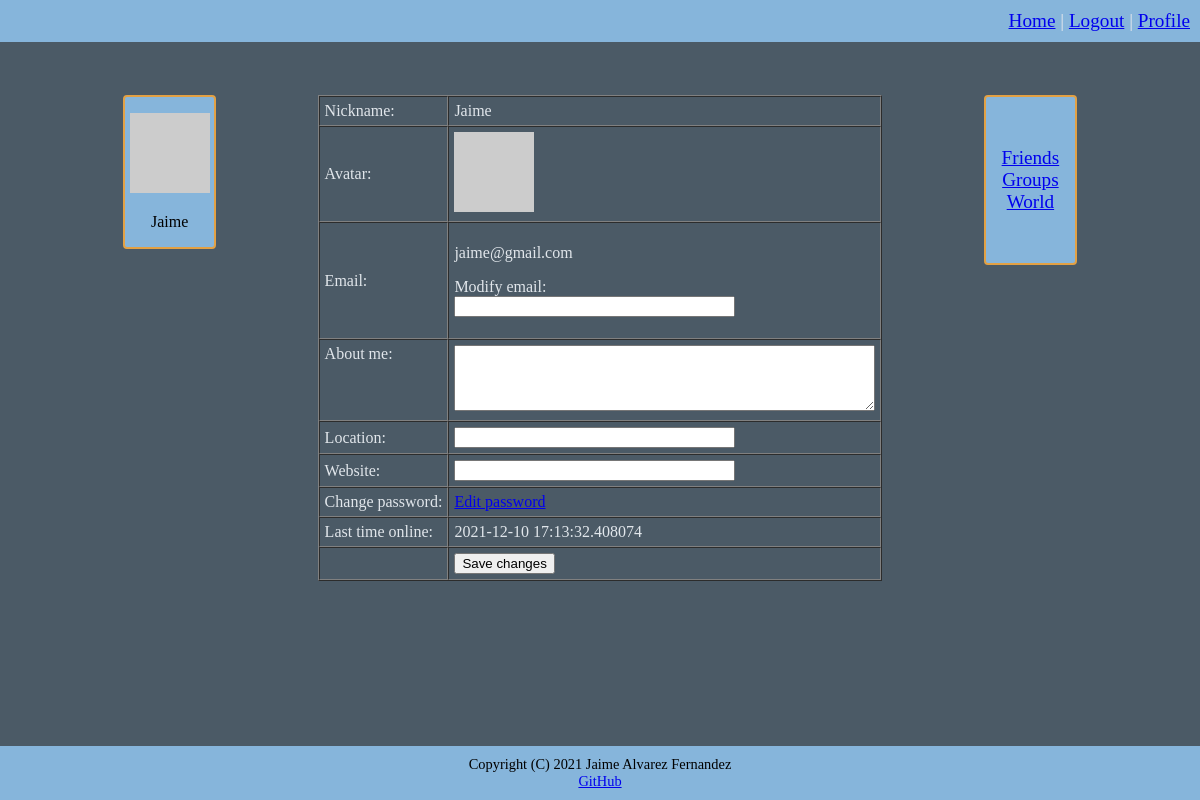
The app's page /profile (signed in), older data.
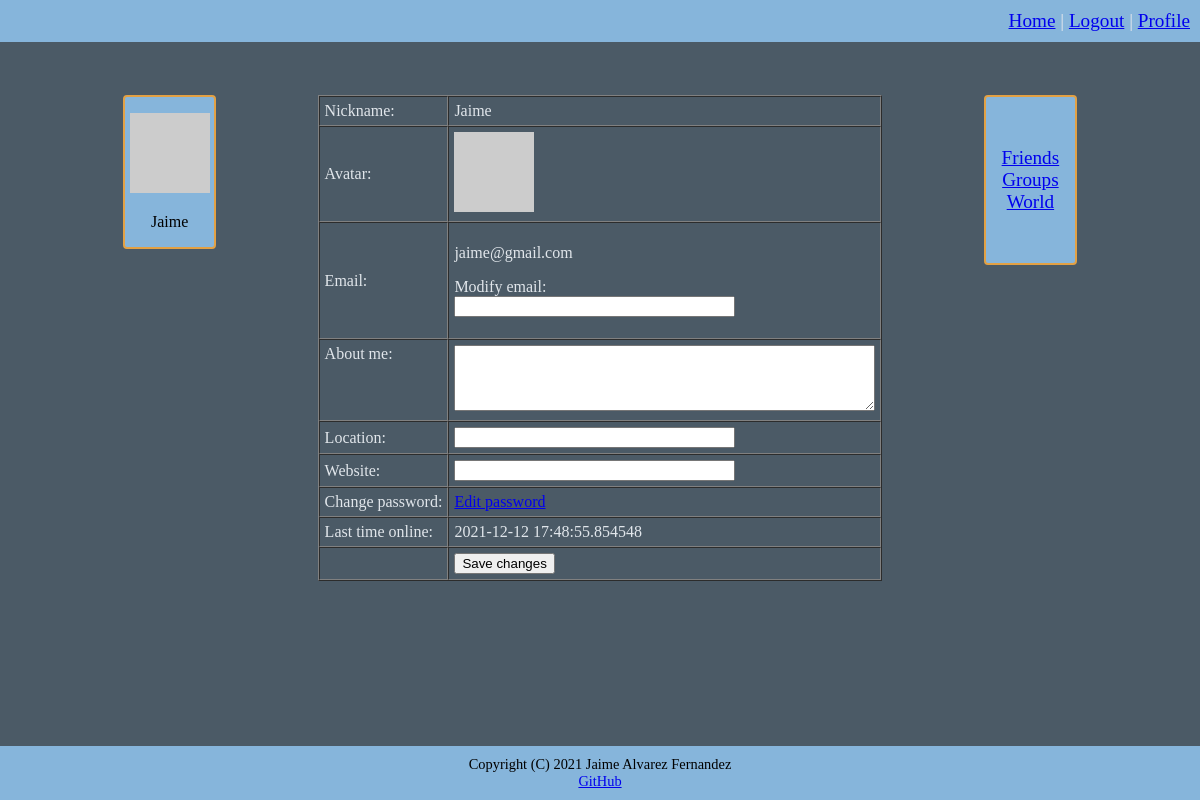
The same page, newer data.
### connect/models.py (models this page shows, shortened)
class User(UserMixin, db.Model):
    id = db.Column(db.Integer, primary_key=True)
    username = db.Column(db.String(64), index=True, unique=True)
    email = db.Column(db.String(120), index=True, unique=True)
    password = db.Column(db.String(128))
    about_me = db.Column(db.String(140))
    location = db.Column(db.String(64))
    website = db.Column(db.String(120))
    last_seen = db.Column(db.DateTime, default=datetime.datetime.utcnow)
    def avatar(self, size):
        digest = md5(self.email.lower().encode('utf-8')).hexdigest()
        return f'https://www.gravatar.com/avatar/{digest}?d=identicon&s={size}'

### connect/routing.py (the view)
@app.route('/profile', methods=['GET', 'POST'])
@flask_login.login_required
def profile():
    form = forms.EditProfileForm()
    if form.validate_on_submit():
        if form.user_email.data != '':
            flask_login.current_user.email = form.user_email.data
        flask_login.current_user.about_me = form.about_me.data
        flask_login.current_user.location = form.location.data
        flask_login.current_user.website = form.website.data
        db.session.commit()
        flask.flash('Your changes have been saved.')
        return flask.redirect(flask.url_for('profile'))
    elif flask.request.method == 'GET':
        form.user_email.data = ''
        form.about_me.data = flask_login.current_user.about_me
        form.website.data = flask_login.current_user.website
        form.location.data = flask_login.current_user.location
    return flask.render_template('profile.html', user=flask_login.current_user, form=form, title='Profile')

### connect/forms.py (shortened to what this page needs)
class EditProfileForm(FlaskForm):
    user_email = wtforms.StringField('Email', validators=[validators.Optional(),
                                                          validators.Regexp(r'^[a-zA-Z0-9_.]+@[a-zA-Z0-9_.]+$',
                                                                            message='Please enter a valid email')])
    about_me = wtforms.TextAreaField('About me', validators=[validators.Length(min=0, max=140)])
    submit = wtforms.SubmitField('Save changes')
    location = wtforms.StringField('Location', validators=[validators.Optional()])
    website = wtforms.StringField('Website', validators=[validators.Optional()])

### connect/models.py (called while the page is built)
@login.user_loader
def load_user(user_id):
    return User.query.get(int(user_id))

### connect/routing.py (called while the page is built)
@app.before_request
def before_request():
    if flask_login.current_user.is_authenticated:
        flask_login.current_user.last_seen = datetime.datetime.utcnow()
        db.session.commit()

### connect/templates/profile.html (shortened to what this page needs)
{% extends "general_template.html" %}
{% block content %}
    <div id="profile">
        <form action="" method="post" novalidate>
            <table cellspacing="0" cellpadding="5" border="1">
                <tr>
                    <td>Nickname:</td>
                    <td>{{ user.username }}</td>
                </tr>
                <tr>
                    <td>Avatar:</td>
                    <td><img src="{{ user.avatar(80) }}"></td>
                </tr>
                <tr>
                    <td>{{ form.user_email.label }}:</td>
                    <td>
                        <p>
                            {{ user.email }}
                        </p>
                        <p>
                            Modify email:<br>
                            {{ form.user_email(size=32, autocomplete=off) }}
                        </p>
                    </td>
                </tr>
                <tr>
                    <td valign="top">{{ form.about_me.label }}:</td>
                    <td>
                        {{ form.about_me(cols=50, rows=4) }}<br>
                    </td>
                </tr>
                <tr>
                    <td>
                        {{ form.location.label }}:
                    </td>
                    <td>
                        {{ form.location(size=32) }}
                    </td>
                </tr>
                <tr>
                    <td>
                        {{ form.website.label }}:
                    </td>
                    <td>{{ form.website(size=32) }}</a></td>
                </tr>
                <tr valign="top">
                    <td>Change password:</td>
                    <td>
                         <a href="{{url_for('change_password')}}">Edit password</a>
                    </td>
                </tr>
                <tr>
                    <td>Last time online:</td>
                    <td>{% if user.last_seen %}{{ user.last_seen }}{% endif %}</td>
                </tr>
                <tr>
                    <td></td>
                    <td>{{ form.submit() }}</td>
                </tr>
            </table>
        </form>
    </div>
{% endblock %}

### connect/templates/general_template.html (shortened to what this page needs)
<!DOCTYPE html>
<html lang="en">
<head>
    <link href="{{ url_for('static', filename='css/style.css') }}" rel="stylesheet" type="text/css" />
</head>
<body>
<header>
    <nav>
    <a href="{{ url_for('index') }}">Home</a> |
    {% if current_user.is_anonymous %}
    <a href="{{ url_for('login') }}">Login</a> |
    <a href="{{ url_for('sign_in') }}">Register</a>
    {% else %}
    <a href="{{ url_for('logout') }}">Logout</a> |
    <a href="{{ url_for('profile') }}">Profile</a>
    {% endif %}
    </nav>
</header>
<div id="main_table">
    <table border="0" width="100%">
        <tr>
            <td width="10%" valign="top">
                {% if current_user.is_authenticated %}
                <div id="left_side">
                    {% include '_profile.html' %}
                </div>
                {% endif %}
            </td>
            <td width="80%" align="center">
                {% block content %}{% endblock %}
            </td>
            <td width="10%" valign="top">
                {% if current_user.is_authenticated %}
                <div id="right_side">
                    {% include '_links.html' %}
                </div>
                {% endif %}
            </td>
        </tr>
    </table>
</div>
<footer>
    Copyright (C) 2021 Jaime Alvarez Fernandez<br>
    <a href="https://github.com/Jaime-alv">GitHub</a>
</footer>
</body>
</html>

### connect/templates/_profile.html (shortened to what this page needs)
<p>
    <img src="{{ current_user.avatar(128) }}">
</p>
<p>
    {{ current_user.username }}
</p>

### connect/templates/_links.html
<a href="friends">Friends</a><br>
<a href="groups">Groups</a><br>
<a href="messages">World</a>

### connect/static/css/style.css (style rules this page uses)
body { font-family: Verdana; background: #4b5a66; color: #e1e6eb; min-height: 100vh; margin: 0; }
footer { min-height:20px; background:PapayaWhip; color: black; font-size:90%; text-align:center; padding:10px; background: #86b5db; }
header { text-align:right; font-size: 120%; background: #86b5db; padding:10px; }
#main_table { margin: 50px 10% 0px 10%; }
#right_side { margin: 0px 0px 0px 0%; align: right; font-size: 120%; text-align: center; border: 2px solid #e3a144; border-radius: 4px; background: #86b5db; padding: 50px 0px 50px 0px; }
#left_side { border: 2px solid #e3a144; text-align: center; border-radius: 4px; background: #86b5db; color: black; }
body { display:flex; flex-direction:column; }
footer { margin-top:auto; }

Row changes from the older to the newer data that the page shows:
changed User "Jaime": last_seen "2021-12-10 17:13:32.408074" → "2021-12-12 17:48:55.854548"
